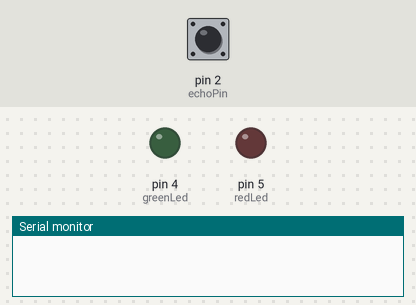
Simulated run of this sketch. Board: Arduino Uno, built with avr-gcc and run on an emulated ATmega328P. On the bench: output pins drawn as LEDs (lit = HIGH), the last lines printed to the serial monitor. The test bench sets the inputs (shaded band); at power-on: pin 2 (echoPin) LOW. Pins used as bus, display or sensor lines are not drawn.

Above: at 1.2 s.
1.3 s: pin 2 (echoPin) pulsed HIGH 5 times (0.12 s each, 0.3 s apart)
At 2.7 s:
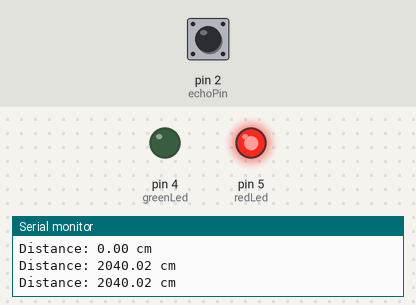
At 5.4 s:
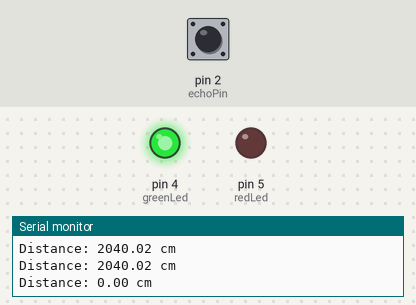
Timing chart, 0 to 6.9 s (numbered marks = the images above; inputs shaded):
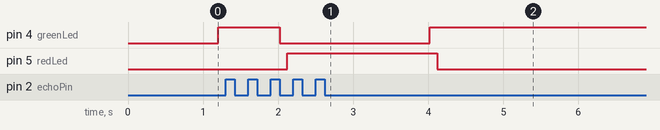

The sketch:

exquisite_leelo1__2_.ino
```cpp
int echoPin = 2;
int trigPin = 3;
int redLed = 5;
int greenLed = 4;

float duration;
float distance;

void setup ()
{
  pinMode(trigPin, OUTPUT);
  pinMode(echoPin, INPUT);
  pinMode(redLed, OUTPUT);
  pinMode (greenLed, OUTPUT);
  Serial.begin(9600);
}

void loop()
{
 //Clears the trigPin condition
  digitalWrite(trigPin, LOW );
  delay(100);


  //Sets the trigPin HIGH (ACTIVE) for 10 microseconds
  digitalWrite(trigPin, HIGH);
  delay(100);
  digitalWrite(trigPin, LOW);

  duration = pulseIn(echoPin, HIGH);

  //Calculating the distance
  distance = duration * 0.034 / 2 ;

  // Display the distance on the Serial Monitor
  Serial.print("Distance: ");
  Serial.print(distance);
  Serial.println(" cm");


  if (distance <= 100)
  {
    digitalWrite(greenLed, HIGH);
    delay(100);
    digitalWrite(redLed, LOW);
    delay(100);

}

  else if (distance >= 200)
  {
  digitalWrite(greenLed, LOW);
  delay(100);
  digitalWrite(redLed, HIGH);
  delay(100);
  }
  else
  {
  digitalWrite(redLed, LOW);
  digitalWrite(greenLed, LOW);
  }
}
```

Measured:
- after the input at 1.3 s, pin 4 (greenLed): HIGH → LOW after 0.72 s, → HIGH 2.0 s later; pin 5 (redLed): LOW → HIGH after 0.82 s, → LOW 2.0 s later
